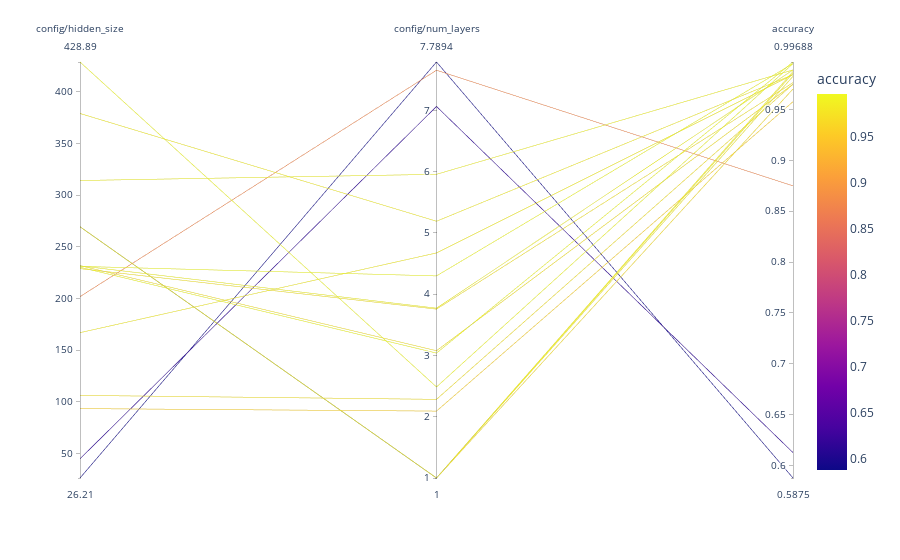

Here is the notebook cell this chart was saved with:
### Markdown cell above
As you can see, bayes really focuses on the promising areas. It is much more efficient than random search, and also more efficient than grid search.
We have set the `random_search_steps` to 5, this means that we will do 5 random searches first, to get a good initial idea of the space. As you can see, 5 is a bit low, because it might lead to premature converging to a local optimum. You can increase this number to get a better initial idea of the space, but you will also need to increase the number of iterations after the initial random scan.

### Code cell
visualize.parallel_plot(analysis, columns)

### Figure 1 — Plotly figure (JSON) as saved in the notebook; plotly's stock layout.template omitted (floating-point values rounded to 4 significant figures)
{"data": [{"dimensions": [{"label": "config/hidden_size", "values": [201.8, 379.1, 93.39, 44.81, 314.2, 26.21, 428.9, 106.2, 166.9, 230.2, 269.4, 231.6, 231.1, 269.4, 269.4, 269.4, 228.9, 231.8]}, {"label": "config/num_layers", "values": [7.655, 5.191, 2.092, 7.063, 5.957, 7.789, 2.486, 2.284, 4.673, 3.039, 1.0, 3.772, 4.298, 1.0, 1.0, 1.0, 3.756, 3.077]}, {"label": "accuracy", "values": [0.875, 0.9844, 0.9578, 0.6125, 0.9891, 0.5875, 0.9953, 0.975, 0.9844, 0.9969, 0.9703, 0.9891, 0.9953, 0.9859, 0.9875, 0.9828, 0.9766, 0.975]}], "domain": {"x": [0, 1], "y": [0, 1]}, "line": {"color": [0.875, 0.9844, 0.9578, 0.6125, 0.9891, 0.5875, 0.9953, 0.975, 0.9844, 0.9969, 0.9703, 0.9891, 0.9953, 0.9859, 0.9875, 0.9828, 0.9766, 0.975], "coloraxis": "coloraxis"}, "name": "", "type": "parcoords"}], "layout": {"coloraxis": {"colorbar": {"title": {"text": "accuracy"}}, "colorscale": [[0, "#0d0887"], [0.1111, "#46039f"], [0.2222, "#7201a8"], [0.3333, "#9c179e"], [0.4444, "#bd3786"], [0.5556, "#d8576b"], [0.6667, "#ed7953"], [0.7778, "#fb9f3a"], [0.8889, "#fdca26"], [1, "#f0f921"]]}, "legend": {"tracegroupgap": 0}, "margin": {"t": 60}}}
